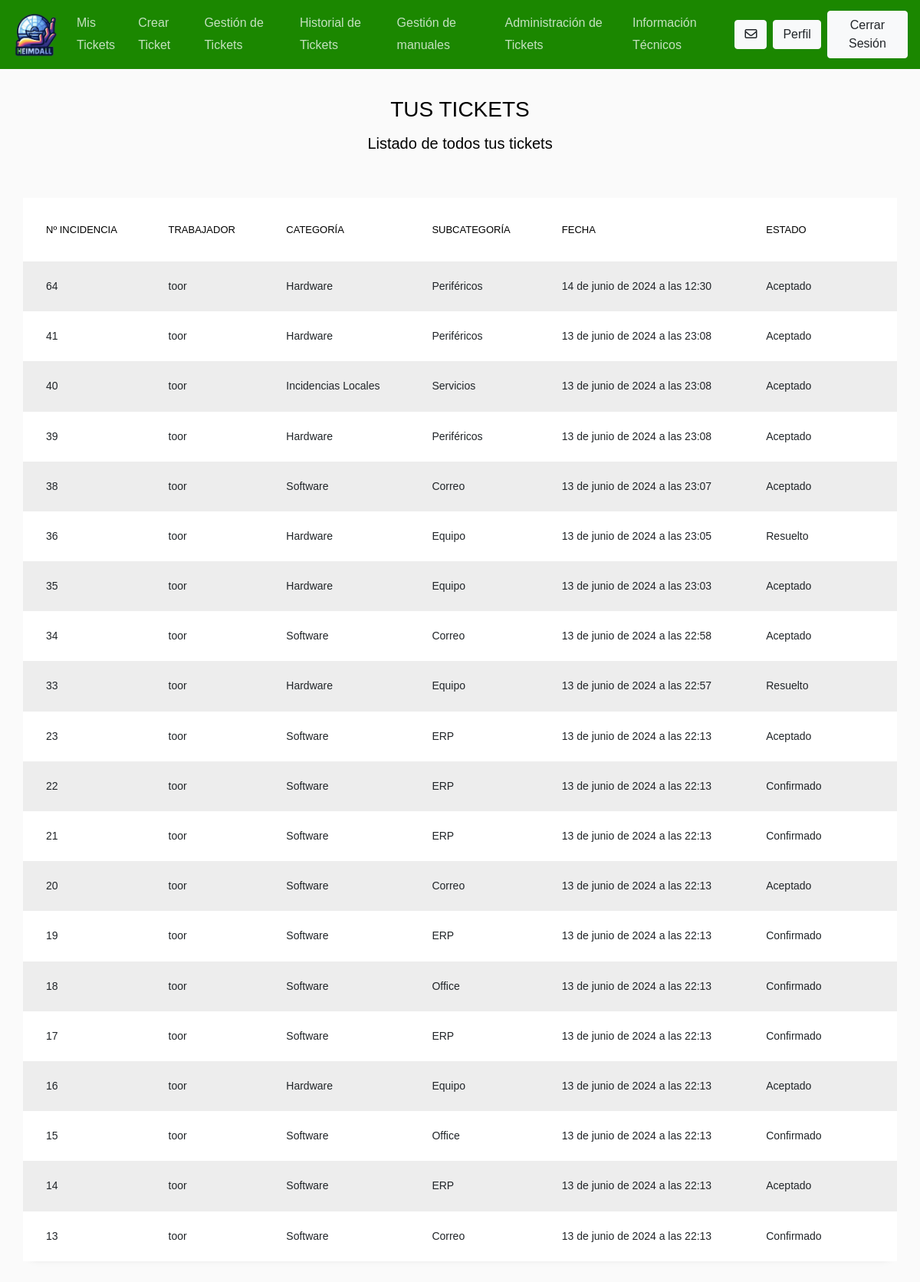
Page /trabajador/ (signed in) on the committed database.
### heimdallapp/models.py (models this page shows, shortened)
class Ticket(models.Model):
    trabajador = models.ForeignKey(Trabajador,related_name="trabajador", on_delete=models.DO_NOTHING)
    tecnico =  models.ForeignKey(Trabajador,related_name="tecnico", on_delete=models.DO_NOTHING, blank=True, null=True)
    subcategoria = models.ForeignKey(Sub_categoria, on_delete=models.DO_NOTHING)
    class Estados(models.TextChoices):
        CREADO = "Creado", _("Creado")
        CONFIRMADO = "Confirmado", _("Confirmado")
        ACEPTADO = "Aceptado", _("Aceptado")
        ESCALADO = "Escalado", _("Escalado")
        RESUELTO =  "Resuelto", _("Resuelto")
    descripcion = models.CharField(max_length=500, blank=False, null=False)
    fecha = models.DateTimeField(default=datetime.now()) # LA FECHA SE INTRODUCE DE FORMA AUTOMÁTICA - ES EQUIVALENTE A LA FECHA DE CREACIÓN DEL TICKET
    estado = models.CharField(max_length=20, choices=Estados.choices, default=Estados.CREADO)
    fecha_resolucion = models.DateTimeField(null=True, blank=True)

class Trabajador(AbstractUser):
    es_tecnico = models.BooleanField(default=False, null=False, blank=False)
    es_administrador = models.BooleanField(default=False, null=False, blank=False)
    telefono = PhoneNumberField(null=True, blank=True, unique=True)
    type_emp = [("SOLTECK", "SOLTECK"), ("CYBERWAVE", "CYBERWAVE"), ("CORERIFT", "CORERIFT"), ("EMERALSOLUTIONS", "EMERALSOLUTIONS")]
    empresa = models.CharField(max_length=20, choices=type_emp)
    def __str__(self):
        return self.username

class Sub_categoria(models.Model):
    class Prioridades(models.TextChoices):
        BAJA = "Baja", _("Baja")
        MEDIA = "Media", _("Media")
        ALTA =  "Alta", _("Alta")
    categoria = models.ForeignKey(Categoria, on_delete=models.CASCADE)
    subcategoria = models.CharField(max_length=50, blank=False, null=False)
    prioridad = models.CharField(max_length=50, choices=Prioridades.choices, default=Prioridades.BAJA)

class Categoria(models.Model):
    problema = models.CharField(max_length=50)

### heimdallapp/views.py (the view)
# urls.py: path('trabajador/', ListadoTrabajador.as_view(), name='listado_ticket_trabajador'),
class ListadoTrabajador(UserPassesTestMixin,TemplateView):
    template_name = "componentes/trabajador/ticket_list_trabajador.html"
    def get_context_data(self, **kwargs: Any) -> dict[str, Any]:
        context = super().get_context_data(**kwargs)
        context["tickets"] = Ticket.objects.filter(trabajador=Trabajador.objects.get(id=self.request.user.id))[::-1]
        return context
    def test_func(self):
        return self.request.user.is_authenticated

### templates/componentes/trabajador/ticket_list_trabajador.html (shortened to what this page needs)
{% extends "base.html" %}
{% load static %}
{% block contenido %}
<section class="ftco-section">
		<div class="container">
			<div class="row justify-content-center">
				<div class="col-md-6 text-center mb-5">
					<h2 class="heading-section">TUS TICKETS</h2>
					<h5>Listado de todos tus tickets</h5>
				</div>
			</div>
			<div class="row">
				<div class="col-md-13">
					<div class="table-wrap">
						<table class="table table-striped">
						  <thead>
						    <tr>
						      <th>Nº Incidencia</th>
						      <th>Trabajador</th>
						      <th>Categoría</th>
						      <th>Subcategoría</th>
						      <th>Fecha</th>
                              <th>Estado</th>
                              <th></th>
						    </tr>
						  </thead>
						  <tbody>
                            {% for ticket in tickets %}
						    <tr>
						      <td scope="row">{{ ticket.id }}</td>
						      <td>{{ ticket.trabajador }}</td>
						      <td>{{ ticket.subcategoria.categoria.problema }}</td>
						      <td>{{ ticket.subcategoria.subcategoria }}</td>
						      <td>{{ ticket.fecha }}</td>
                              <td>{{ ticket.estado }}</td>
						      <td>
</td>
							</tr>
                            {% endfor %}
						  </tbody>
						</table>
					</div>
				</div>
			</div>
		</div>
</section>
{% endblock contenido %}

### templates/base.html (shortened to what this page needs)
{% load static %}
<!DOCTYPE html>
<html lang="en">
<head>
    <link rel="stylesheet" href="https://cdnjs.cloudflare.com/ajax/libs/font-awesome/6.5.2/css/all.min.css">
    <link rel="stylesheet" href="{% static "css/style.css" %}">
</head>
<body>
    {% include 'menu.html' %}
        {% block contenido %}
        {% endblock contenido %}
</body>
</html>

### templates/menu.html (shortened to what this page needs)
{% load static %}
<nav class="navbar navbar-expand-lg navbar-dark bg-primary">
  <a class="navbar-brand" href="/"><img class="logo" width="60px" src="{% static 'img/logo.png' %}" alt="Logo"></a>
  <div class="collapse navbar-collapse" id="navbarSupportedContent">
    <ul class="navbar-nav mr-auto">
      <li class="nav-item">
        <a class="nav-link" href="{% url 'heim:listado_ticket_trabajador' %}">Mis Tickets</a>
      </li>
      <li class="nav-item">
          <a class="nav-link" href="{% url 'heim:crear_ticket' %}">Crear Ticket</a>
      </li>
      {% if request.user.es_tecnico or request.user.is_superuser %}
        <li class="nav-item">
          <a class="nav-link" href="{% url 'heim:listado_ticket_tecnico' %}">Gestión de Tickets</a>
        </li>
        <li class="nav-item">
          <a class="nav-link" href="{% url 'heim:historial_ticket' %}">Historial de Tickets</a>
        </li>
        {% if request.user.es_administrador or request.user.is_superuser %}
          <li class="nav-item">
            <a class="nav-link" href="{% url 'heim:gestionar_documentos' %}">Gestión de manuales</a>
          </li>
        {% endif %}
        {% if request.user.is_superuser %}
          <li class="nav-item">
            <a class="nav-link" href="{% url 'heim:gestionar_tickets' %}">Administración de Tickets</a>
          </li>
        {% endif %}
      {% endif %}
      {% if request.user.es_administrador or request.user.is_superuser or request.user.es_tecnico%}
        <li class="nav-item">
          <a class="nav-link" href="{% url 'heim:informacion_tecnicos' %}">Información Técnicos</a>
        </li>
        {% endif %}
    </ul>
    <a class="btn btn-light my-2 my-sm-0 mr-2" target="_blank" href="https://correo.dendorgames.es/"><i class="fa-regular fa-envelope"></i></a>
    <a href="{% url 'heim:perfiles' request.user.username %}" class="btn btn-light my-2 my-sm-0 mr-2" type="submit">Perfil</a>
    <form action="{% url 'logout' %}" method="post">
      <button class="btn btn-light my-2 my-sm-0" type="submit">Cerrar Sesión</button>
    </form>
  </div>
</nav>

### rows in the picture
Ticket: id "64", trabajador "toor", subcategoria.categoria.problema "Hardware", subcategoria.subcategoria "Periféricos", fecha "14 de junio de 2024 a las 12:30", estado "Aceptado"
Ticket: id "41", trabajador "toor", subcategoria.categoria.problema "Hardware", subcategoria.subcategoria "Periféricos", fecha "13 de junio de 2024 a las 23:08", estado "Aceptado"
Ticket: id "40", trabajador "toor", subcategoria.categoria.problema "Incidencias Locales", subcategoria.subcategoria "Servicios", fecha "13 de junio de 2024 a las 23:08", estado "Aceptado"
Ticket: id "39", trabajador "toor", subcategoria.categoria.problema "Hardware", subcategoria.subcategoria "Periféricos", fecha "13 de junio de 2024 a las 23:08", estado "Aceptado"
Ticket: id "38", trabajador "toor", subcategoria.categoria.problema "Software", subcategoria.subcategoria "Correo", fecha "13 de junio de 2024 a las 23:07", estado "Aceptado"
Ticket: id "36", trabajador "toor", subcategoria.categoria.problema "Hardware", subcategoria.subcategoria "Equipo", fecha "13 de junio de 2024 a las 23:05", estado "Resuelto"
Ticket: id "35", trabajador "toor", subcategoria.categoria.problema "Hardware", subcategoria.subcategoria "Equipo", fecha "13 de junio de 2024 a las 23:03", estado "Aceptado"
Ticket: id "34", trabajador "toor", subcategoria.categoria.problema "Software", subcategoria.subcategoria "Correo", fecha "13 de junio de 2024 a las 22:58", estado "Aceptado"
Ticket: id "33", trabajador "toor", subcategoria.categoria.problema "Hardware", subcategoria.subcategoria "Equipo", fecha "13 de junio de 2024 a las 22:57", estado "Resuelto"
Ticket: id "23", trabajador "toor", subcategoria.categoria.problema "Software", subcategoria.subcategoria "ERP", fecha "13 de junio de 2024 a las 22:13", estado "Aceptado"
Ticket: id "22", trabajador "toor", subcategoria.categoria.problema "Software", subcategoria.subcategoria "ERP", fecha "13 de junio de 2024 a las 22:13", estado "Confirmado"
Ticket: id "21", trabajador "toor", subcategoria.categoria.problema "Software", subcategoria.subcategoria "ERP", fecha "13 de junio de 2024 a las 22:13", estado "Confirmado"
Ticket: id "20", trabajador "toor", subcategoria.categoria.problema "Software", subcategoria.subcategoria "Correo", fecha "13 de junio de 2024 a las 22:13", estado "Aceptado"
Ticket: id "19", trabajador "toor", subcategoria.categoria.problema "Software", subcategoria.subcategoria "ERP", fecha "13 de junio de 2024 a las 22:13", estado "Confirmado"
Ticket: id "18", trabajador "toor", subcategoria.categoria.problema "Software", subcategoria.subcategoria "Office", fecha "13 de junio de 2024 a las 22:13", estado "Confirmado"
Ticket: id "17", trabajador "toor", subcategoria.categoria.problema "Software", subcategoria.subcategoria "ERP", fecha "13 de junio de 2024 a las 22:13", estado "Confirmado"
Ticket: id "16", trabajador "toor", subcategoria.categoria.problema "Hardware", subcategoria.subcategoria "Equipo", fecha "13 de junio de 2024 a las 22:13", estado "Aceptado"
Ticket: id "15", trabajador "toor", subcategoria.categoria.problema "Software", subcategoria.subcategoria "Office", fecha "13 de junio de 2024 a las 22:13", estado "Confirmado"
Ticket: id "14", trabajador "toor", subcategoria.categoria.problema "Software", subcategoria.subcategoria "ERP", fecha "13 de junio de 2024 a las 22:13", estado "Aceptado"
Ticket: id "13", trabajador "toor", subcategoria.categoria.problema "Software", subcategoria.subcategoria "Correo", fecha "13 de junio de 2024 a las 22:13", estado "Confirmado"
